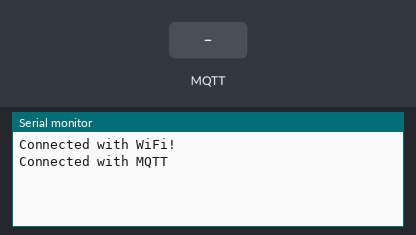
Simulated run of this sketch. Board: ESP32. Shown: the last lines printed to the serial monitor. Inputs (shaded band) come from the test bench. WiFi joins after 1.5 s; servers stay silent unless stated; no MQTT or app messages arrive unless stated.

Above: at 3.2 s.
3.3 s: MQTT message "1" arrives on the first subscribed topic
At 3.8 s:
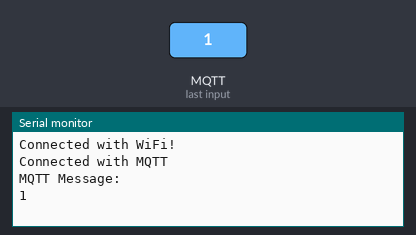
4.8 s: MQTT message "on" arrives on the first subscribed topic
At 6.0 s:
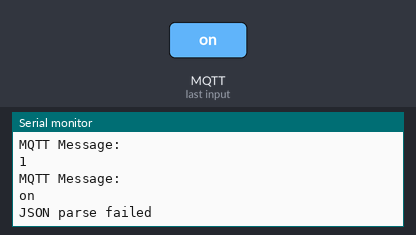
6.3 s: MQTT message "off" arrives on the first subscribed topic
At 7.3 s:
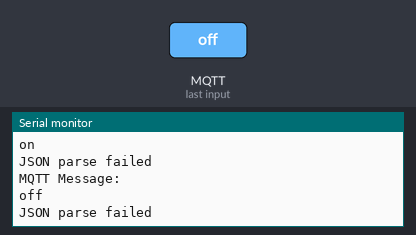

The sketch:

main.ino
```cpp
#include <WiFi.h>
#include <HTTPUpdate.h>
#include <WiFiClientSecure.h>
#include <PubSubClient.h>
#include <ArduinoJson.h>

const char* ssid = "[SSID]";
const char* password = "[PASSWORD]";

#define MQTT_BROKER "d85b561d6bee461aa99610eaXXXXXX.s1.eu.hivemq.cloud"
#define MQTT_PORT 8883
#define MQTT_USER "esp32-claw"
#define MQTT_PASSWORD "esp32-Claw"
#define MQTT_TOPIC "device/esp32/update"

WiFiClientSecure espClient;
PubSubClient client(espClient);

void callback(char* topic, byte* payload, unsigned int length) {
  String msg;

  for (int i = 0; i < length; i++) {
    msg += (char)payload[i];
  }

  Serial.println("MQTT Message:");
  Serial.println(msg);

  StaticJsonDocument<256> doc;
  DeserializationError error = deserializeJson(doc, msg);

  if (error) {
    Serial.println("JSON parse failed");
    return;
  }

  const char* url = doc["url"];

  if (url) {
    Serial.println(url);

    espClient.setInsecure();

    Serial.println("Starting OTA...");
    t_httpUpdate_return ret = httpUpdate.update(espClient, url);

    switch (ret) {
    case HTTP_UPDATE_FAILED:
      Serial.printf("Error (%d): %s\n",
      httpUpdate.getLastError(),
      httpUpdate.getLastErrorString().c_str());
      break;

    case HTTP_UPDATE_NO_UPDATES:
      Serial.println("No update");
      break;

    case HTTP_UPDATE_OK:
      Serial.println("Update success");
      break;
  }
  }
}

void reconnect() {
  while (!client.connected()) {
    String clientId = "ESP32Client - MyClient";
    if (client.connect(clientId.c_str(), MQTT_USER, MQTT_PASSWORD)) {
      client.subscribe(MQTT_TOPIC);
      Serial.println("Connected with MQTT");
    } else {
      delay(2000);
    }
  }
}

void setup() {
  Serial.begin(115200);
  WiFi.begin(ssid, password);

  while (WiFi.status() != WL_CONNECTED) {
    delay(1000);
  }

  Serial.println("Connected with WiFi!");

  espClient.setInsecure();
  client.setServer(MQTT_BROKER, MQTT_PORT);
  client.setCallback(callback);
}

void loop() {
  if (!client.connected()) reconnect();
  client.loop();
}
```

Measured:
- after the input at 3.3 s, the serial monitor: prints a new line at once (image 1)
- after the input at 4.8 s, the serial monitor: prints a new line at once (image 2)
- after the input at 6.3 s, the serial monitor: prints a new line at once (image 3)
